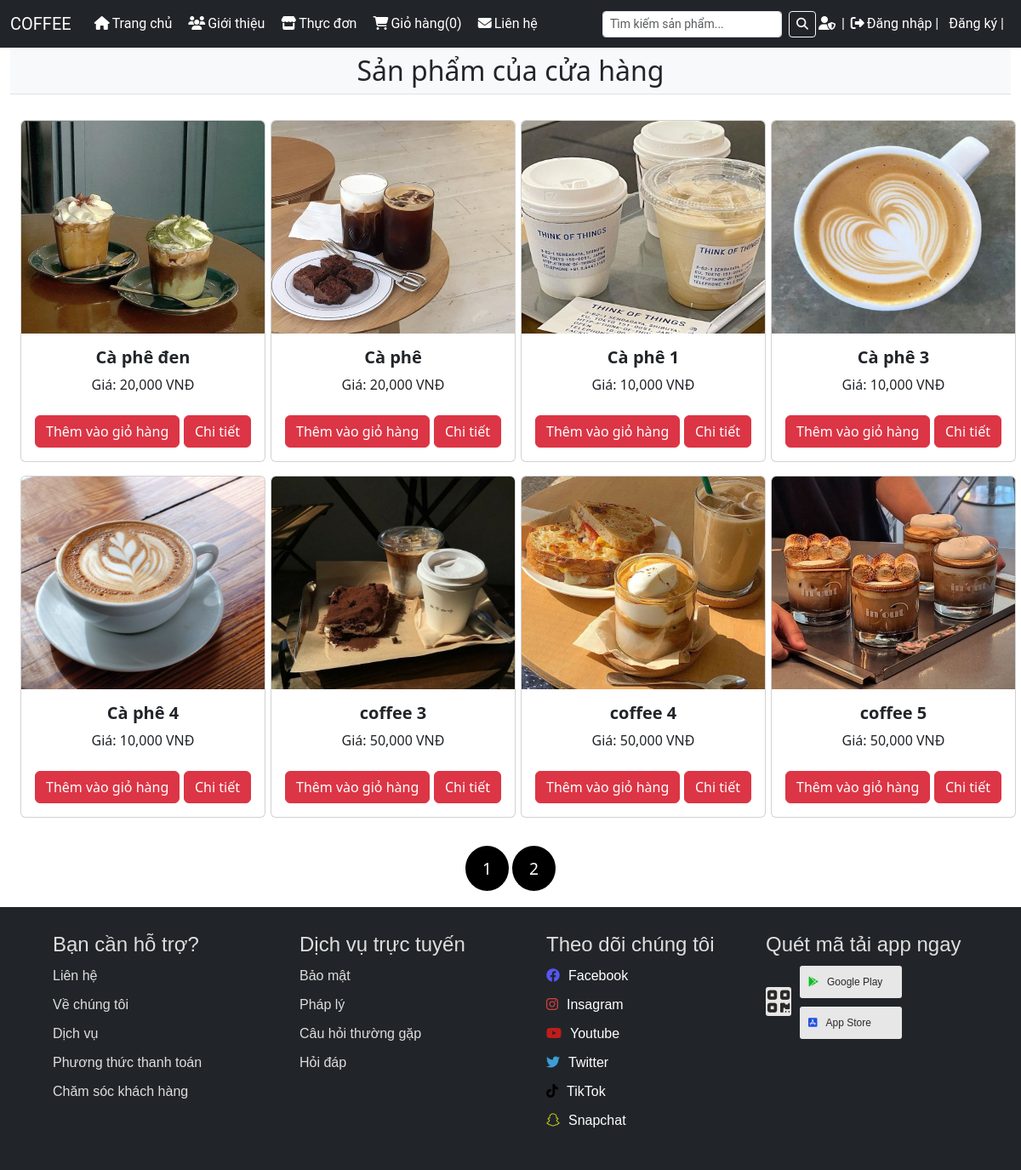
Screenshot of /index.php?act=store&id=1 with the database file from the repository.
### tables this page shows
CREATE TABLE `sanpham` (
  `id` int(10) NOT NULL,
  `iddm` int(10) NOT NULL,
  `tensp` varchar(255) NOT NULL,
  `gia` double(10,2) NOT NULL,
  `img` varchar(255) NOT NULL,
  `soluong` int(10) NOT NULL,
  `ngaynhap` date DEFAULT NULL,
  `mota` text DEFAULT NULL
);

### view/store.php (the view, shortened to what this page needs)
<head>
</head>
<body>
    <div class="container-fluid">
        <div class="col-md-12">
        <h2 class="bg-light text-dark text-center p-2 border-bottom">Sản phẩm của cửa hàng</h2>
            <div class="row">
                <?php
                $current_page=$_GET['id'];
                $count_pro= mysqli_query($con, "SELECT COUNT(sanpham.id) as countpro FROM sanpham ");
                $pro_count=mysqli_fetch_array($count_pro);
                $current_page_num=ceil($pro_count['countpro']/8);
                $offset=($current_page-1)*8;
                $record = mysqli_query($con, "SELECT * FROM sanpham order by id asc LIMIT 8 OFFSET ".$offset);
                while ($row = mysqli_fetch_array($record)) {
                    $formattedPrice = number_format($row['gia'], 0, '', ',');
                    echo '
                    <div class="col-md-6 col-lg-3 mb-3">
                    <form action="cart.php" method="post">
                    <div class="card m-auto" style="width: 18rem;">
                    <img src="./uploadimage/' . $row['img'] . '" class="card-img-top img-fluid" style="height:250px">
                    <div class="card-body text-center">
                        <h5 class="card-title text-dark fw-bold">' . $row['tensp'] . '</h5>
                        <p class="card-text">Giá: ' . $formattedPrice . ' VNĐ</p>
                        <input type="hidden" name="name" value="' . $row['tensp'] . '">
                        <input type="hidden" name="price" value="' . $row['gia'] . '">
                        <div class="d-flex justify-content-between">
                            <input type="hidden" name="quantity" min="1" value="1">
                            <input type="submit" name="addCart" class="btn btn-danger text-white mt-2" value="Thêm vào giỏ hàng">
                            <a href="index.php?act=details&id=' . $row['id'] . '" class="btn btn-danger text-white mt-2">Chi tiết</a>
                        </div>
                    </div>
                    </div>
                    </form>
                    </div>';
                }
                ?>
            </div>
        </div>
    </div>
    <div class="phantrang">
    <?php
        for ($i=1; $i <= $current_page_num ; $i++) {
            echo ' <a id="phan-trang" href="index.php?act=store&id='.$i.'">'.$i.'</a>';
        }
        ?>
    </div>

### view/header.php (shortened to what this page needs)
<!DOCTYPE html>
<html lang="en">
<head>
    <link rel="stylesheet" href="css/header.css">
    <link href="https://cdn.jsdelivr.net/npm/bootstrap@5.3.0/dist/css/bootstrap.min.css" rel="stylesheet">
    <link rel="stylesheet" href="https://cdnjs.cloudflare.com/ajax/libs/font-awesome/6.4.0/css/all.min.css">
</head>
<body>
    <?php
    $count = 0;
    ?>
    <nav class="navbar navbar-expand-lg bg-dark" style="font-family: 'Roboto', sans-serif;">
        <div class="container-fluid">
            <a class="navbar-brand text-white" href="./index.php">COFFEE</a>
            <div class="collapse navbar-collapse" id="navbarSupportedContent">
                <ul class="navbar-nav me-auto">
                    <li class="nav-item">
                        <a class="nav-link text-white" href="index.php"><i class="fa-solid fa-house" style="margin: 3px;"></i>Trang chủ</a>
                    </li>
                    <li class="nav-item">
                        <a class="nav-link text-white" href="index.php?act=about"><i class="fa-solid fa-users" style="margin: 3px;"></i>Giới thiệu</a>
                    </li>
                    <li class="nav-item">
                        <a class="nav-link text-white" href="index.php?act=store&id=1"><i class="fa-solid fa-store" style="margin: 3px;"></i>Thực đơn</a>
                    </li>
                    <li class="nav-item">
                        <a class="nav-link text-white" href="index.php?act=cartView"><i class="fa-solid fa-cart-shopping" style="margin: 3px;"></i>Giỏ hàng(<?php echo $count ?>)</a>
                    </li>
                    <li class="nav-item">
                        <a class="nav-link text-white" href="index.php?act=contact"><i class="fa-solid fa-envelope" style="margin: 3px;"></i>Liên hệ</a>
                    </li>
                </ul>
          <?php
                if((isset($_GET['act']))&&(($_GET['act']=='login')||($_GET['act']=='register'))){
                    echo '
                    <form method="GET" action="index.php?act=search" class="d-flex"></form>
                    <span class="text-white desktop-menu mobile-only">
                    ';
                echo    '</span>';
                }else{
                echo '
                    <form method="POST" action="index.php?act=search" class="d-flex">
                    <input type="text" name="searchPro" class="form-control form-control-sm me-2" placeholder="Tìm kiếm sản phẩm...">
                    <button type="submit" class="btn btn-outline-light btn-sm"><i class="fa-solid fa-magnifying-glass"></i></button>
                </form>
                <span class="text-white desktop-menu mobile-only">
                <i class="fa-solid fa-user-shield" style="margin: 3px;"></i>
                ';
                if (isset($_SESSION['user'])) {
                    echo '
                    <a href="index.php?act=edit_pro" class="text-dark text-decoration-none pe-2 text-white">Xin chào: '. $_SESSION['user'] .'</a>';
                    echo '| <a href="index.php?act=logout" class="text-dark text-decoration-none pe-2 text-white"><i class="fas fa-sign-out-alt" style="margin: 3px;"></i>Đăng xuất</a> |';
                } else {
                    echo ' | <a href="index.php?act=login" class="text-dark text-decoration-none pe-2 text-white"><i class="fas fa-sign-out-alt" style="margin: 3px;"></i>Đăng nhập |</a>
                    <a href="index.php?act=register" class="text-dark text-decoration-none pe-2 text-white"></i>Đăng ký |</a>
                           ';
                }
            echo    '</span>';
                };
          ?>
            </div>
        </div>
    </nav>

### index.php (shortened to what this page needs)
<?php
    include "view/header.php";
    if(isset($_GET['act'])){
        switch ($_GET['act']){
        case 'store':
            include 'view/store.php';
            break;
    }
    }else{
        $x='0,04';
        $y='0,16';
        $record = mysqli_query($con, "SELECT * FROM `sanpham` ORDER BY id desc limit $x ");
        $record_2=mysqli_query($con, "SELECT * FROM `sanpham` ORDER BY RAND ( ) LIMIT $y");
        include "view/home.php";
    }
    include "view/footer.php";
?>

### view/footer.php (shortened to what this page needs)
</head>
  <footer>
    <div class="main-footer">
      <div class="support">
        <ul>
          <h4>Bạn cần hỗ trợ?</h4>
          <li>Liên hệ</li>
          <li>Về chúng tôi</li>
          <li>Dịch vụ</li>
          <li>Phương thức thanh toán</li>
          <li>Chăm sóc khách hàng</li>
        </ul>
      </div>
      <div class="service">
        <ul>
          <h4>Dịch vụ trực tuyến</h4>
          <li>Bảo mật</li>
          <li>Pháp lý</li>
          <li>Câu hỏi thường gặp</li>
          <li>Hỏi đáp</li>
        </ul>
      </div>
      <div class="social">
        <ul>
          <h4>Theo dõi chúng tôi</h4>
          <li><i class="fa-brands fa-facebook"></i><a href="#">Facebook</a></li>
          <li><i class="fa-brands fa-instagram"></i><a href="#">Insagram</a></li>
          <li><i class="fa-brands fa-youtube"></i><a href="#">Youtube</a></li>
          <li><i class="fa-brands fa-twitter"></i><a href="#">Twitter</a></li>
          <li><i class="fa-brands fa-tiktok"></i><a href="#">TikTok</a></li>
          <li><i class="fa-brands fa-snapchat"></i><a href="#">Snapchat</a></li>
        </ul>
      </div>
      <div class="download">
        <ul>
          <h4>Quét mã tải app ngay</h4>
          <i class="fa-solid fa-qrcode"></i>
          <li><i class="fa-brands fa-google-play"></i>Google Play</li>
          <li><i class="fa-brands fa-app-store-ios"></i>App Store</li>
        </ul>
      </div>
    </div>
  </footer>
</body>
</html>

### view/header.php (style rules this page uses)
.card { transition: 0.5s; width: 100%; overflow: hidden; }
.card img { width: 100%; transition: 0.5s; }

### view/store.php (style rules this page uses)
.phantrang { text-align:center; margin: 30px 0px; }
#phan-trang { padding: 13px 20px; border-radius:50%; text-decoration:none; font-size: larger; background-color: black; color:white; word-wrap: break-word; }
.row { margin:30px 0px; }

### view/footer.php (style rules this page uses)
footer { background: #212529; color: rgb(222, 222, 222); font-family: sans-serif; padding: 20px; width: 100%; }
.main-footer { overflow: hidden; }
.main-footer ul li { list-style: none; margin-bottom: 10px; }
.support, .service, .social, .download { width: 25%; float: left; padding: 10px; box-sizing: border-box; }
.support h4, .service h4, .social h4 { margin-top: 0; margin-bottom: 10px; }
.social i { margin-right: 10px; }
.social .fa-facebook { color: rgb(86, 86, 245); }
.social .fa-instagram { color: rgb(214, 64, 64); }
.social .fa-youtube { color: rgb(193, 28, 28); }
.social .fa-twitter { color: rgb(60, 158, 214); }
.social .fa-tiktok { color: black; }
.social .fa-snapchat { color: rgb(227, 227, 32); }
.social a { color: #fff; text-decoration: none; }
.download { text-align: left; }
.download h4 { margin-top: 0; margin-bottom: 10px; }
.download ul { list-style: none; padding: 0; margin: 0; }
.download ul li { display: flex; align-items: center; margin-left: 40px; background-color: rgb(231, 231, 231); color: #2c2828; padding: 10px; width: 120px; font-size: 12px; border-radius: 3px; }
.download ul li i { margin-right: 10px; }
.download .fa-google-play { color: #0cbe21; }
.download .fa-app-store-ios { color: #1f4fe0; }
.download .fa-qrcode { position: absolute; font-size: 30px; margin-top: 25px; background-color: rgb(231, 231, 231); color: #2c2828; padding: 2px; border-radius: 3px; }

### rows the page displays
sanpham: img (picture), tensp "Cà phê đen", gia "20,000"
sanpham: img (picture), tensp "Cà phê", gia "20,000"
sanpham: img (picture), tensp "Cà phê 1", gia "10,000"
sanpham: img (picture), tensp "Cà phê 3", gia "10,000"
sanpham: img (picture), tensp "Cà phê 4", gia "10,000"
sanpham: img (picture), tensp "coffee 3", gia "50,000"
sanpham: img (picture), tensp "coffee 4", gia "50,000"
sanpham: img (picture), tensp "coffee 5", gia "50,000"

### other values shown
$count "0"
